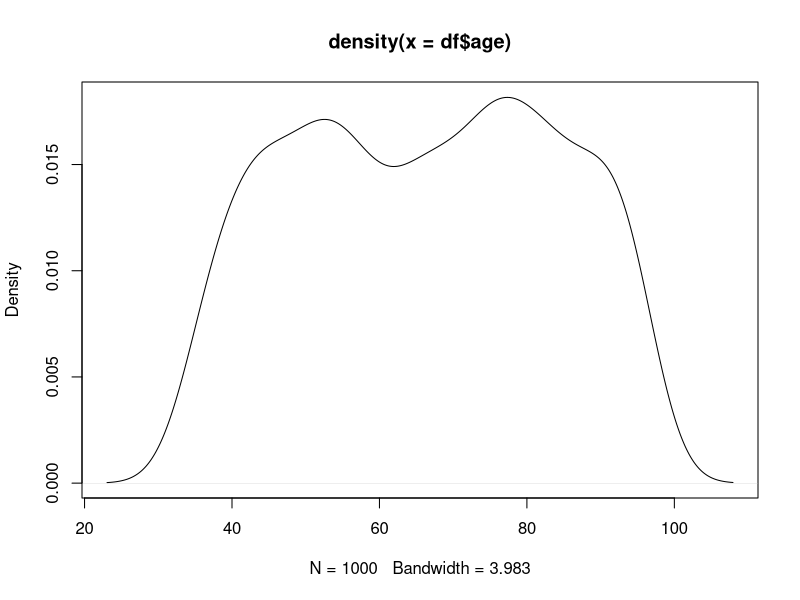

This chart was generated by the following R code: (Note: this script raises an error after producing the figure.)
n = 1000

cancer_types <- c('endometrial_carcinoma','malignt_melanoma','prostate','hepatopancreatobiliary',
                  'upper_gastrointestil','ovarian','adult_glioma','unknown','sinosal',
                  'sopharyngeal','haemonc','carcinoma_of_unknown_primary','sarcoma',
                  'testicular_germ_cell_tumours','breast','colorectal','childhood','bladder',
                  'other','oral_oropharyngeal')



df <- data.frame( IID = seq(n), FID = seq(n),
                  sex = sample(1:2, n, replace=T),
                  age = sample(35:96, n, replace=T),
                  cancer_type = sample(cancer_types, n, replace=T),
                  bmi = (rt(n, df = 3) / sqrt(3))*1.5+26 )


plot(density(df$age))

write.table(df, file = "testdata/random.phe", 
            sep = '\t', quote = F, row.names = F) 

